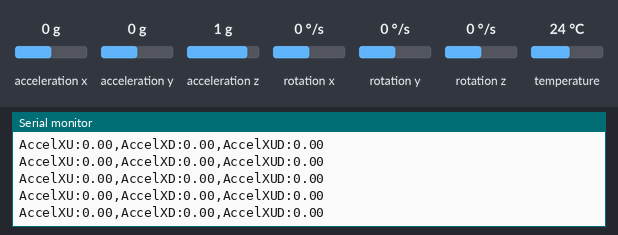
Bench run of a sketch on a simulated Arduino Leonardo, built with avr-gcc and run on an emulated ATmega32U4. Shown: the last lines printed to the serial monitor. Inputs (shaded band) come from the test bench; at power-on: acceleration x 0 g, acceleration y 0 g, acceleration z 1 g, rotation x 0 °/s, rotation y 0 °/s, rotation z 0 °/s, temperature 24 °C.

Above: at 1.3 s.
1.4 s: acceleration x set to -1.4 g
At 2.2 s:
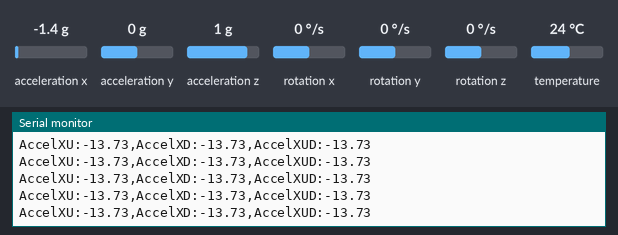
2.9 s: acceleration x set to -0.8 g
At 3.8 s:
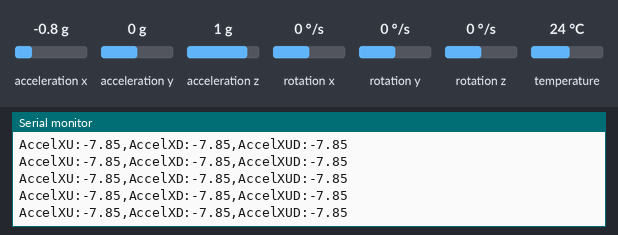
Timing chart, 0 to 5.9 s (numbered marks = the images above; inputs shaded):
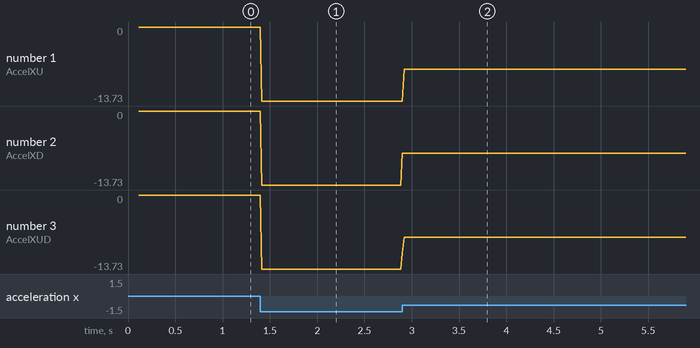

The sketch:

plotter2mpu.ino
```cpp
// Basic demo for accelerometer readings from Adafruit MPU6050

#include <Adafruit_MPU6050.h>
#include <Adafruit_Sensor.h>
#include <Wire.h>

Adafruit_MPU6050 mpup;
Adafruit_MPU6050 mpud;
sensors_event_t au, gu, tempu;
sensors_event_t ad, gd, tempd;
void setup(void) {
  Serial.begin(115200);
  while (!Serial) {
    delay(10); // will pause Zero, Leonardo, etc until serial console opens
  }

  // Try to initialize!
  if (!mpup.begin(0x68)) {
    Serial.println("Failed to find MPU6050u chip");
    while (1) {
      delay(10);
    }
  }
  if (!mpud.begin(0x69)) {
    Serial.println("Failed to find MPU6050d chip");
    while (1) {
      delay(10);
    }
  }

  mpup.setAccelerometerRange(MPU6050_RANGE_16_G);
  mpup.setGyroRange(MPU6050_RANGE_250_DEG);
  mpup.setFilterBandwidth(MPU6050_BAND_21_HZ);

  mpud.setAccelerometerRange(MPU6050_RANGE_16_G);
  mpud.setGyroRange(MPU6050_RANGE_250_DEG);
  mpud.setFilterBandwidth(MPU6050_BAND_21_HZ);
  Serial.println("");
  delay(100);
}

void loop() {

  /* Get new sensor events with the readings */


  mpup.getEvent(&au, &gu, &tempu);
  mpud.getEvent(&ad, &gd, &tempd);
  Serial.print("AccelXU:");
  Serial.print(au.acceleration.x);
  Serial.print(",");/*
  Serial.print("AccelYU:");
  Serial.print(au.acceleration.y);
  Serial.print(",");
  Serial.print("AccelZU:");
  Serial.print(au.acceleration.z);
  Serial.print(",");*/
  Serial.print("AccelXD:");
  Serial.print(ad.acceleration.x);
   Serial.print(",");
  Serial.print("AccelXUD:");
  Serial.print((au.acceleration.x+ad.acceleration.x)/2);
  /*
  Serial.print(",");
  Serial.print("AccelYD:");
  Serial.print(ad.acceleration.y);
  Serial.print(",");
  Serial.print("AccelZD:");
  Serial.print(ad.acceleration.z);*/

  /*
    Serial.print(", ");
    Serial.print("GyroXU:");
    Serial.print(gu.gyro.x);
    Serial.print(",");
    Serial.print("GyroYU:");
    Serial.print(gu.gyro.y);
    Serial.print(",");
    Serial.print("GyroZU:");
    Serial.print(gu.gyro.z);
    Serial.println("");*/

  /*
    Serial.print(", ");
    Serial.print("GyroXD:");
    Serial.print(gd.gyro.x);
    Serial.print(",");
    Serial.print("GyroYD:");
    Serial.print(gd.gyro.y);
    Serial.print(",");
    Serial.print("GyroZD:");
    Serial.print(gd.gyro.z);*/
  Serial.println("");
  delay(10);
}
```

Measured:
- after the input at 1.4 s, the serial monitor: prints a new line at once (image 1)
- after the input at 2.9 s, the serial monitor: prints a new line at once (image 2)
- plotted number 1: 0 → -13.73 after the input at 1.4 s, -13.73 → -7.85 after the input at 2.9 s
- plotted number 2: 0 → -13.73 after the input at 1.4 s, -13.73 → -7.85 after the input at 2.9 s
- plotted number 3: 0 → -13.73 after the input at 1.4 s, -13.73 → -7.85 after the input at 2.9 s
